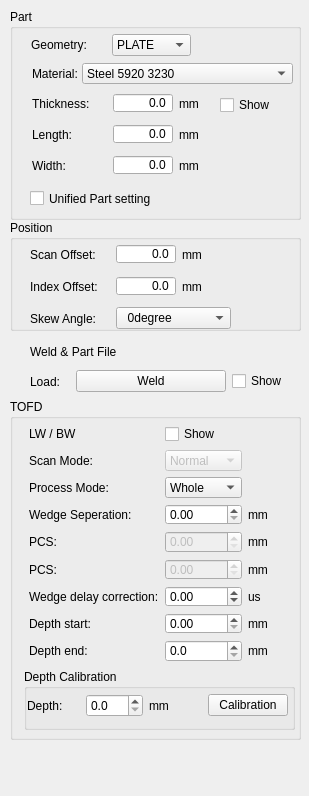
         <widget class="QWidget" name="scrollAreaWidgetContents_5">
          <property name="geometry">
           <rect>
            <x>0</x>
            <y>0</y>
            <width>309</width>
            <height>796</height>
           </rect>
          </property>
          <widget class="QWidget" name="layoutWidget15">
           <property name="geometry">
            <rect>
             <x>30</x>
             <y>340</y>
             <width>272</width>
             <height>54</height>
            </rect>
           </property>
           <layout class="QGridLayout" name="gridLayout_8">
            <item row="0" column="0" colspan="2">
             <widget class="QLabel" name="LabelPartFile">
              <property name="text">
               <string>Weld &amp; Part File</string>
              </property>
             </widget>
            </item>
            <item row="1" column="0">
             <widget class="QLabel" name="LabelPartFileLoad">
              <property name="sizePolicy">
               <sizepolicy hsizetype="Fixed" vsizetype="Fixed">
                <horstretch>0</horstretch>
                <verstretch>0</verstretch>
               </sizepolicy>
              </property>
              <property name="minimumSize">
               <size>
                <width>40</width>
                <height>25</height>
               </size>
              </property>
              <property name="maximumSize">
               <size>
                <width>40</width>
                <height>16777215</height>
               </size>
              </property>
              <property name="text">
               <string>Load:</string>
              </property>
             </widget>
            </item>
            <item row="1" column="1">
             <widget class="QPushButton" name="BtnLoadPartFile">
              <property name="minimumSize">
               <size>
                <width>150</width>
                <height>0</height>
               </size>
              </property>
              <property name="maximumSize">
               <size>
                <width>150</width>
                <height>16777215</height>
               </size>
              </property>
              <property name="text">
               <string>Weld</string>
              </property>
             </widget>
            </item>
            <item row="1" column="2">
             <widget class="QCheckBox" name="CheckPartFileShow">
              <property name="text">
               <string>Show</string>
              </property>
             </widget>
            </item>
           </layout>
          </widget>
          <widget class="QGroupBox" name="BoxPart">
           <property name="geometry">
            <rect>
             <x>10</x>
             <y>9</y>
             <width>291</width>
             <height>211</height>
            </rect>
           </property>
           <property name="title">
            <string>Part</string>
           </property>
           <widget class="QWidget" name="layoutWidget14">
            <property name="geometry">
             <rect>
              <x>21</x>
              <y>21</y>
              <width>160</width>
              <height>30</height>
             </rect>
            </property>
            <layout class="QHBoxLayout" name="horizontalLayout_3">
             <item>
              <widget class="QLabel" name="LabelGeometry">
               <property name="sizePolicy">
                <sizepolicy hsizetype="Fixed" vsizetype="Fixed">
                 <horstretch>0</horstretch>
                 <verstretch>0</verstretch>
                </sizepolicy>
               </property>
               <property name="minimumSize">
                <size>
                 <width>75</width>
                 <height>25</height>
                </size>
               </property>
               <property name="text">
                <string>Geometry:</string>
               </property>
              </widget>
             </item>
             <item>
              <widget class="QComboBox" name="ComGeometry">
               <item>
                <property name="text">
                 <string>PLATE</string>
                </property>
               </item>
               <item>
                <property name="text">
                 <string>OD</string>
                </property>
               </item>
               <item>
                <property name="text">
                 <string>ID</string>
                </property>
               </item>
              </widget>
             </item>
            </layout>
           </widget>
           <widget class="QCheckBox" name="CheckUnifiedPartSetting">
            <property name="geometry">
             <rect>
              <x>20</x>
              <y>180</y>
              <width>131</width>
              <height>19</height>
             </rect>
            </property>
            <property name="text">
             <string>Unified Part setting</string>
            </property>
           </widget>
           <widget class="QWidget" name="layoutWidget16">
            <property name="geometry">
             <rect>
              <x>22</x>
              <y>82</y>
              <width>181</width>
              <height>89</height>
             </rect>
            </property>
            <layout class="QGridLayout" name="gridLayout_7">
             <item row="0" column="0">
              <widget class="QLabel" name="LabelPartSize1">
               <property name="sizePolicy">
                <sizepolicy hsizetype="Fixed" vsizetype="Fixed">
                 <horstretch>0</horstretch>
                 <verstretch>0</verstretch>
                </sizepolicy>
               </property>
               <property name="minimumSize">
                <size>
                 <width>75</width>
                 <height>25</height>
                </size>
               </property>
               <property name="text">
                <string>Thickness: </string>
               </property>
              </widget>
             </item>
             <item row="0" column="1">
              <widget class="QDoubleSpinBox" name="ValuePartSize1">
               <property name="sizePolicy">
                <sizepolicy hsizetype="Fixed" vsizetype="Fixed">
                 <horstretch>0</horstretch>
                 <verstretch>0</verstretch>
                </sizepolicy>
               </property>
               <property name="minimumSize">
                <size>
                 <width>60</width>
                 <height>20</height>
                </size>
               </property>
               <property name="maximumSize">
                <size>
                 <width>60</width>
                 <height>20</height>
                </size>
               </property>
               <property name="alignment">
                <set>Qt::AlignRight|Qt::AlignTrailing|Qt::AlignVCenter</set>
               </property>
               <property name="buttonSymbols">
                <enum>QAbstractSpinBox::NoButtons</enum>
               </property>
               <property name="decimals">
                <number>1</number>
               </property>
               <property name="maximum">
                <double>50000.000000000000000</double>
               </property>
              </widget>
             </item>
             <item row="0" column="2">
              <widget class="QLabel" name="LabelPartSizeUnit1">
               <property name="text">
                <string>mm</string>
               </property>
              </widget>
             </item>
             <item row="1" column="0">
              <widget class="QLabel" name="LabelPartSize2">
               <property name="sizePolicy">
                <sizepolicy hsizetype="Fixed" vsizetype="Fixed">
                 <horstretch>0</horstretch>
                 <verstretch>0</verstretch>
                </sizepolicy>
               </property>
               <property name="minimumSize">
                <size>
                 <width>75</width>
                 <height>25</height>
                </size>
               </property>
               <property name="text">
                <string>Length:</string>
               </property>
              </widget>
             </item>
             <item row="1" column="1">
              <widget class="QDoubleSpinBox" name="ValuePartSize2">
               <property name="sizePolicy">
                <sizepolicy hsizetype="Fixed" vsizetype="Fixed">
                 <horstretch>0</horstretch>
                 <verstretch>0</verstretch>
                </sizepolicy>
               </property>
               <property name="minimumSize">
                <size>
                 <width>60</width>
                 <height>20</height>
                </size>
               </property>
               <property name="maximumSize">
                <size>
                 <width>60</width>
                 <height>20</height>
                </size>
               </property>
               <property name="alignment">
                <set>Qt::AlignRight|Qt::AlignTrailing|Qt::AlignVCenter</set>
               </property>
               <property name="buttonSymbols">
                <enum>QAbstractSpinBox::NoButtons</enum>
               </property>
               <property name="decimals">
                <number>1</number>
               </property>
               <property name="maximum">
                <double>50000.000000000000000</double>
               </property>
              </widget>
             </item>
             <item row="1" column="2">
              <widget class="QLabel" name="LabelPartSizeUnit2">
               <property name="text">
                <string>mm</string>
               </property>
              </widget>
             </item>
             <item row="2" column="0">
              <widget class="QLabel" name="LabelPartSize3">
               <property name="sizePolicy">
                <sizepolicy hsizetype="Fixed" vsizetype="Fixed">
                 <horstretch>0</horstretch>
                 <verstretch>0</verstretch>
                </sizepolicy>
               </property>
               <property name="minimumSize">
                <size>
                 <width>75</width>
                 <height>25</height>
                </size>
               </property>
               <property name="text">
                <string>Width:</string>
               </property>
              </widget>
             </item>
             <item row="2" column="1">
              <widget class="QDoubleSpinBox" name="ValuePartSize3">
               <property name="sizePolicy">
                <sizepolicy hsizetype="Fixed" vsizetype="Fixed">
                 <horstretch>0</horstretch>
                 <verstretch>0</verstretch>
                </sizepolicy>
               </property>
               <property name="minimumSize">
                <size>
                 <width>60</width>
                 <height>20</height>
                </size>
               </property>
               <property name="maximumSize">
                <size>
                 <width>60</width>
                 <height>20</height>
                </size>
               </property>
               <property name="alignment">
                <set>Qt::AlignRight|Qt::AlignTrailing|Qt::AlignVCenter</set>
               </property>
               <property name="buttonSymbols">
                <enum>QAbstractSpinBox::NoButtons</enum>
               </property>
               <property name="decimals">
                <number>1</number>
               </property>
               <property name="maximum">
                <double>50000.000000000000000</double>
               </property>
              </widget>
             </item>
             <item row="2" column="2">
              <widget class="QLabel" name="LabelPartSizeUnit3">
               <property name="text">
                <string>mm</string>
               </property>
              </widget>
             </item>
            </layout>
           </widget>
           <widget class="QLabel" name="LabelMaterial">
            <property name="geometry">
             <rect>
              <x>22</x>
              <y>52</y>
              <width>75</width>
              <height>25</height>
             </rect>
            </property>
            <property name="sizePolicy">
             <sizepolicy hsizetype="Fixed" vsizetype="Fixed">
              <horstretch>0</horstretch>
              <verstretch>0</verstretch>
             </sizepolicy>
            </property>
            <property name="minimumSize">
             <size>
              <width>75</width>
              <height>25</height>
             </size>
            </property>
            <property name="text">
             <string>Material:</string>
            </property>
           </widget>
           <widget class="QComboBox" name="ComMaterial">
            <property name="geometry">
             <rect>
              <x>72</x>
              <y>54</y>
              <width>211</width>
              <height>21</height>
             </rect>
            </property>
            <property name="minimumSize">
             <size>
              <width>150</width>
              <height>0</height>
             </size>
            </property>
            <item>
             <property name="text">
              <string>Steel 5920 3230</string>
             </property>
            </item>
            <item>
             <property name="text">
              <string>Alumi 6000 3300</string>
             </property>
            </item>
            <item>
             <property name="text">
              <string>ID</string>
             </property>
            </item>
           </widget>
           <widget class="QCheckBox" name="CheckShowThickness">
            <property name="geometry">
             <rect>
              <x>210</x>
              <y>86</y>
              <width>71</width>
              <height>20</height>
             </rect>
            </property>
            <property name="text">
             <string>Show</string>
            </property>
           </widget>
          </widget>
          <widget class="QGroupBox" name="BoxPartTofd">
           <property name="geometry">
            <rect>
             <x>10</x>
             <y>399</y>
             <width>291</width>
             <height>341</height>
            </rect>
           </property>
           <property name="title">
            <string>TOFD</string>
           </property>
           <widget class="QWidget" name="gridLayoutWidget">
            <property name="geometry">
             <rect>
              <x>19</x>
              <y>25</y>
              <width>261</width>
              <height>238</height>
             </rect>
            </property>
            <layout class="QGridLayout" name="gridLayout_3">
             <item row="1" column="0">
              <widget class="QLabel" name="LabelTofdScanMode">
               <property name="text">
                <string>Scan Mode:</string>
               </property>
              </widget>
             </item>
             <item row="1" column="1">
              <widget class="QComboBox" name="ComBoxScanMode">
               <property name="enabled">
                <bool>false</bool>
               </property>
               <item>
                <property name="text">
                 <string>Normal</string>
                </property>
               </item>
               <item>
                <property name="text">
                 <string>Parallel</string>
                </property>
               </item>
              </widget>
             </item>
             <item row="2" column="0">
              <widget class="QLabel" name="LabelTofdProMode">
               <property name="text">
                <string>Process Mode:</string>
               </property>
              </widget>
             </item>
             <item row="2" column="1">
              <widget class="QComboBox" name="ComBoxProMode">
               <item>
                <property name="text">
                 <string>Whole</string>
                </property>
               </item>
               <item>
                <property name="text">
                 <string>Aera</string>
                </property>
               </item>
              </widget>
             </item>
             <item row="3" column="0">
              <widget class="QLabel" name="LabelTofdWedgeSep">
               <property name="text">
                <string>Wedge Seperation:</string>
               </property>
              </widget>
             </item>
             <item row="3" column="1">
              <widget class="QDoubleSpinBox" name="SpinBoxWedgeSeperation">
               <property name="maximum">
                <double>500.000000000000000</double>
               </property>
               <property name="singleStep">
                <double>0.010000000000000</double>
               </property>
              </widget>
             </item>
             <item row="3" column="2">
              <widget class="QLabel" name="LabelCursorUnit3_8">
               <property name="text">
                <string>mm</string>
               </property>
              </widget>
             </item>
             <item row="4" column="0">
              <widget class="QLabel" name="LabelTofdPcs">
               <property name="text">
                <string>PCS:</string>
               </property>
              </widget>
             </item>
             <item row="4" column="1">
              <widget class="QDoubleSpinBox" name="SpinBoxPCS">
               <property name="enabled">
                <bool>false</bool>
               </property>
               <property name="maximum">
                <double>10000.000000000000000</double>
               </property>
              </widget>
             </item>
             <item row="4" column="2">
              <widget class="QLabel" name="LabelCursorUnit3_9">
               <property name="text">
                <string>mm</string>
               </property>
              </widget>
             </item>
             <item row="6" column="0">
              <widget class="QLabel" name="LabelZeroOff">
               <property name="text">
                <string>Wedge delay correction:</string>
               </property>
              </widget>
             </item>
             <item row="6" column="1">
              <widget class="QDoubleSpinBox" name="SpinBoxZeroOff">
               <property name="decimals">
                <number>2</number>
               </property>
               <property name="minimum">
                <double>-50.000000000000000</double>
               </property>
               <property name="maximum">
                <double>50.000000000000000</double>
               </property>
               <property name="singleStep">
                <double>0.010000000000000</double>
               </property>
              </widget>
             </item>
             <item row="6" column="2">
              <widget class="QLabel" name="LabelCursorUnit3_6">
               <property name="text">
                <string>us</string>
               </property>
              </widget>
             </item>
             <item row="7" column="0">
              <widget class="QLabel" name="LabelDepthStart">
               <property name="text">
                <string>Depth start:</string>
               </property>
              </widget>
             </item>
             <item row="7" column="1">
              <widget class="QDoubleSpinBox" name="SpinBoxDepthStart">
               <property name="enabled">
                <bool>true</bool>
               </property>
               <property name="maximum">
                <double>500.000000000000000</double>
               </property>
               <property name="singleStep">
                <double>0.100000000000000</double>
               </property>
              </widget>
             </item>
             <item row="7" column="2">
              <widget class="QLabel" name="LabelCursorUnit3_5">
               <property name="text">
                <string>mm</string>
               </property>
              </widget>
             </item>
             <item row="8" column="0">
              <widget class="QLabel" name="LabelDepthEnd">
               <property name="text">
                <string>Depth end:</string>
               </property>
              </widget>
             </item>
             <item row="8" column="1">
              <widget class="QDoubleSpinBox" name="SpinBoxDepthEnd">
               <property name="enabled">
                <bool>true</bool>
               </property>
               <property name="decimals">
                <number>1</number>
               </property>
               <property name="maximum">
                <double>500.000000000000000</double>
               </property>
               <property name="singleStep">
                <double>0.100000000000000</double>
               </property>
              </widget>
             </item>
             <item row="8" column="2">
              <widget class="QLabel" name="LabelCursorUnit3_7">
               <property name="text">
                <string>mm</string>
               </property>
              </widget>
             </item>
             <item row="5" column="0">
              <widget class="QLabel" name="LabelTofdPcsCal">
               <property name="text">
                <string>PCS:</string>
               </property>
              </widget>
             </item>
             <item row="5" column="1">
              <widget class="QDoubleSpinBox" name="SpinBoxCalPCS">
               <property name="enabled">
                <bool>false</bool>
               </property>
               <property name="maximum">
                <double>10000.000000000000000</double>
               </property>
              </widget>
             </item>
             <item row="5" column="2">
              <widget class="QLabel" name="LabelCalPCSUnit">
               <property name="text">
                <string>mm</string>
               </property>
              </widget>
             </item>
             <item row="0" column="0">
              <widget class="QLabel" name="LabelShowLwBw">
               <property name="text">
                <string>LW / BW</string>
               </property>
              </widget>
             </item>
             <item row="0" column="1">
              <widget class="QCheckBox" name="CheckLwBwShow">
               <property name="text">
                <string>Show</string>
               </property>
              </widget>
             </item>
            </layout>
           </widget>
           <widget class="QGroupBox" name="BoxDepthCal">
            <property name="geometry">
             <rect>
              <x>14</x>
              <y>270</y>
              <width>271</width>
              <height>61</height>
             </rect>
            </property>
            <property name="title">
             <string>Depth Calibration</string>
            </property>
            <widget class="QWidget" name="gridLayoutWidget_2">
             <property name="geometry">
              <rect>
               <x>3</x>
               <y>21</y>
               <width>261</width>
               <height>31</height>
              </rect>
             </property>
             <layout class="QGridLayout" name="gridLayout_11">
              <item row="0" column="0">
               <widget class="QLabel" name="LabelDepthCal">
                <property name="text">
                 <string>Depth:</string>
                </property>
               </widget>
              </item>
              <item row="0" column="1">
               <widget class="QDoubleSpinBox" name="SpinBoxDepthCal">
                <property name="enabled">
                 <bool>true</bool>
                </property>
                <property name="decimals">
                 <number>1</number>
                </property>
                <property name="maximum">
                 <double>500.000000000000000</double>
                </property>
                <property name="singleStep">
                 <double>0.100000000000000</double>
                </property>
               </widget>
              </item>
              <item row="0" column="2">
               <widget class="QLabel" name="LabelCursorUnit3_19">
                <property name="text">
                 <string>mm</string>
                </property>
               </widget>
              </item>
              <item row="0" column="3">
               <widget class="QPushButton" name="BtnDepthCal">
                <property name="text">
                 <string>Calibration</string>
                </property>
               </widget>
              </item>
             </layout>
            </widget>
           </widget>
          </widget>
          <widget class="QGroupBox" name="BoxPartPosition">
           <property name="geometry">
            <rect>
             <x>10</x>
             <y>220</y>
             <width>291</width>
             <height>111</height>
            </rect>
           </property>
           <property name="title">
            <string>Position</string>
           </property>
           <widget class="QWidget" name="layoutWidget13">
            <property name="geometry">
             <rect>
              <x>20</x>
              <y>21</y>
              <width>201</width>
              <height>92</height>
             </rect>
            </property>
            <layout class="QGridLayout" name="gridLayout_9">
             <item row="0" column="0">
              <widget class="QLabel" name="LabelScanOffset">
               <property name="sizePolicy">
                <sizepolicy hsizetype="Fixed" vsizetype="Fixed">
                 <horstretch>0</horstretch>
                 <verstretch>0</verstretch>
                </sizepolicy>
               </property>
               <property name="minimumSize">
                <size>
                 <width>75</width>
                 <height>25</height>
                </size>
               </property>
               <property name="text">
                <string>Scan Offset:  </string>
               </property>
              </widget>
             </item>
             <item row="0" column="1">
              <widget class="QDoubleSpinBox" name="ValueScanOffset">
               <property name="sizePolicy">
                <sizepolicy hsizetype="Fixed" vsizetype="Fixed">
                 <horstretch>0</horstretch>
                 <verstretch>0</verstretch>
                </sizepolicy>
               </property>
               <property name="minimumSize">
                <size>
                 <width>60</width>
                 <height>20</height>
                </size>
               </property>
               <property name="maximumSize">
                <size>
                 <width>60</width>
                 <height>20</height>
                </size>
               </property>
               <property name="alignment">
                <set>Qt::AlignRight|Qt::AlignTrailing|Qt::AlignVCenter</set>
               </property>
               <property name="buttonSymbols">
                <enum>QAbstractSpinBox::NoButtons</enum>
               </property>
               <property name="decimals">
                <number>1</number>
               </property>
               <property name="minimum">
                <double>-10000.000000000000000</double>
               </property>
               <property name="maximum">
                <double>10000.000000000000000</double>
               </property>
              </widget>
             </item>
             <item row="0" column="2">
              <widget class="QLabel" name="LabelScanOffsetUnit">
               <property name="text">
                <string>mm</string>
               </property>
              </widget>
             </item>
             <item row="1" column="0">
              <widget class="QLabel" name="LabelIndexOffset">
               <property name="sizePolicy">
                <sizepolicy hsizetype="Fixed" vsizetype="Fixed">
                 <horstretch>0</horstretch>
                 <verstretch>0</verstretch>
                </sizepolicy>
               </property>
               <property name="minimumSize">
                <size>
                 <width>75</width>
                 <height>25</height>
                </size>
               </property>
               <property name="text">
                <string>Index Offset: </string>
               </property>
              </widget>
             </item>
             <item row="1" column="1">
              <widget class="QDoubleSpinBox" name="ValueIndexOffset">
               <property name="sizePolicy">
                <sizepolicy hsizetype="Fixed" vsizetype="Fixed">
                 <horstretch>0</horstretch>
                 <verstretch>0</verstretch>
                </sizepolicy>
               </property>
               <property name="minimumSize">
                <size>
                 <width>60</width>
                 <height>20</height>
                </size>
               </property>
               <property name="maximumSize">
                <size>
                 <width>60</width>
                 <height>20</height>
                </size>
               </property>
               <property name="alignment">
                <set>Qt::AlignRight|Qt::AlignTrailing|Qt::AlignVCenter</set>
               </property>
               <property name="buttonSymbols">
                <enum>QAbstractSpinBox::NoButtons</enum>
               </property>
               <property name="decimals">
                <number>1</number>
               </property>
               <property name="minimum">
                <double>-10000.000000000000000</double>
               </property>
               <property name="maximum">
                <double>10000.000000000000000</double>
               </property>
              </widget>
             </item>
             <item row="1" column="2">
              <widget class="QLabel" name="LabelIndexOffsetUnit">
               <property name="text">
                <string>mm</string>
               </property>
              </widget>
             </item>
             <item row="2" column="0">
              <widget class="QLabel" name="LabelSkewAngle">
               <property name="sizePolicy">
                <sizepolicy hsizetype="Fixed" vsizetype="Fixed">
                 <horstretch>0</horstretch>
                 <verstretch>0</verstretch>
                </sizepolicy>
               </property>
               <property name="minimumSize">
                <size>
                 <width>80</width>
                 <height>25</height>
                </size>
               </property>
               <property name="maximumSize">
                <size>
                 <width>40</width>
                 <height>16777215</height>
                </size>
               </property>
               <property name="text">
                <string>Skew Angle:</string>
               </property>
              </widget>
             </item>
             <item row="2" column="1" colspan="2">
              <widget class="QComboBox" name="ComSkewAngle">
               <item>
                <property name="text">
                 <string>  0degree</string>
                </property>
               </item>
               <item>
                <property name="text">
                 <string> 90degree</string>
                </property>
               </item>
               <item>
                <property name="text">
                 <string>180degree</string>
                </property>
               </item>
               <item>
                <property name="text">
                 <string>270degree</string>
                </property>
               </item>
              </widget>
             </item>
            </layout>
           </widget>
          </widget>
         </widget>
